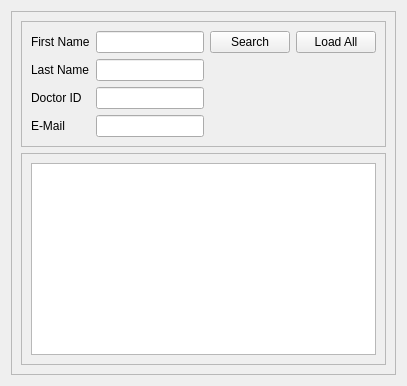
                <widget class="QWidget" name="viewDoctorsTab">
                 <attribute name="title">
                  <string>View Doctors</string>
                 </attribute>
                 <layout class="QVBoxLayout" name="verticalLayout_11">
                  <item>
                   <widget class="QFrame" name="frame_10">
                    <property name="frameShape">
                     <enum>QFrame::StyledPanel</enum>
                    </property>
                    <property name="frameShadow">
                     <enum>QFrame::Raised</enum>
                    </property>
                    <layout class="QVBoxLayout" name="verticalLayout_10">
                     <item>
                      <widget class="QFrame" name="frame_8">
                       <property name="frameShape">
                        <enum>QFrame::StyledPanel</enum>
                       </property>
                       <property name="frameShadow">
                        <enum>QFrame::Raised</enum>
                       </property>
                       <layout class="QGridLayout" name="gridLayout_4">
                        <item row="3" column="0">
                         <widget class="QLabel" name="viewHospitalIDLabel_6">
                          <property name="text">
                           <string>E-Mail</string>
                          </property>
                         </widget>
                        </item>
                        <item row="2" column="0">
                         <widget class="QLabel" name="viewHospitalIDLabel_5">
                          <property name="text">
                           <string>Doctor ID</string>
                          </property>
                         </widget>
                        </item>
                        <item row="0" column="1">
                         <widget class="QLineEdit" name="viewDoctorsNameSearchField">
                          <property name="text">
                           <string/>
                          </property>
                         </widget>
                        </item>
                        <item row="1" column="0">
                         <widget class="QLabel" name="viewHospitalIDLabel_7">
                          <property name="text">
                           <string>Last Name</string>
                          </property>
                         </widget>
                        </item>
                        <item row="0" column="0">
                         <widget class="QLabel" name="viewHospitalNameLabel_3">
                          <property name="text">
                           <string>First Name</string>
                          </property>
                         </widget>
                        </item>
                        <item row="1" column="1">
                         <widget class="QLineEdit" name="viewDoctorsLastNameSearchField">
                          <property name="text">
                           <string/>
                          </property>
                         </widget>
                        </item>
                        <item row="0" column="2">
                         <widget class="QPushButton" name="viewDoctorsSearchButton">
                          <property name="text">
                           <string>Search</string>
                          </property>
                         </widget>
                        </item>
                        <item row="2" column="1">
                         <widget class="QLineEdit" name="viewDoctorsUserIdSearchField">
                          <property name="text">
                           <string/>
                          </property>
                         </widget>
                        </item>
                        <item row="3" column="1">
                         <widget class="QLineEdit" name="viewDoctorsEmailSearchField">
                          <property name="text">
                           <string/>
                          </property>
                         </widget>
                        </item>
                        <item row="0" column="3">
                         <widget class="QPushButton" name="viewDoctorsLoadAllButton">
                          <property name="text">
                           <string>Load All</string>
                          </property>
                         </widget>
                        </item>
                       </layout>
                      </widget>
                     </item>
                     <item>
                      <widget class="QFrame" name="frame_9">
                       <property name="frameShape">
                        <enum>QFrame::StyledPanel</enum>
                       </property>
                       <property name="frameShadow">
                        <enum>QFrame::Raised</enum>
                       </property>
                       <layout class="QVBoxLayout" name="verticalLayout_9">
                        <item>
                         <widget class="QTableView" name="HospitalQueryTable_3"/>
                        </item>
                       </layout>
                      </widget>
                     </item>
                    </layout>
                   </widget>
                  </item>
                 </layout>
                </widget>
